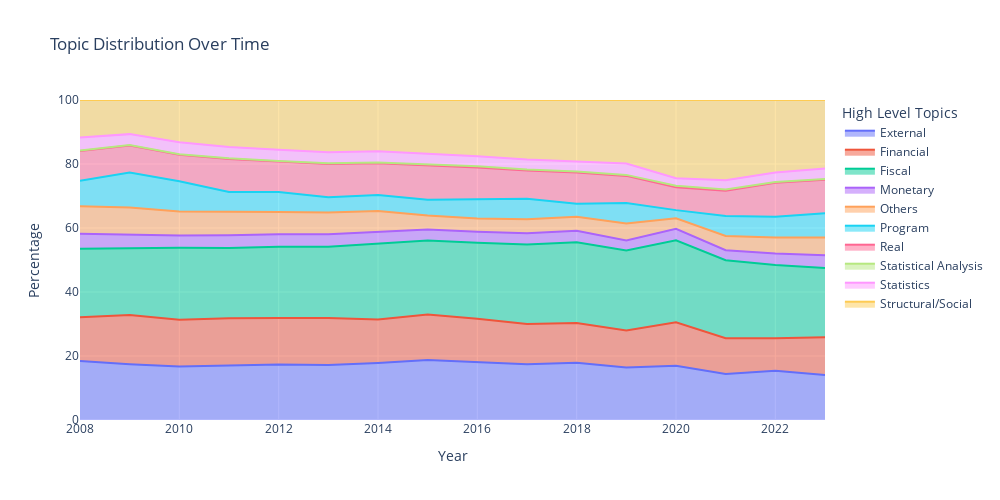

Notebook source saved alongside this figure:
### Code cell
fig = px.area(collapsed_df, 
              x="Year", 
              y="File_Name", 
              color="level_0", 
              line_group="level_0",
              height=500,
              width=1000,
              title='Topic Distribution Over Time',
              )
fig.update_layout(legend=dict(
                            title=dict(
                                text='High Level Topics',
                                font=dict(size=14)  # Optional: set the font size
                            ),),
                        yaxis=dict(
                                    title='Percentage',  # Optional: Set the y-axis title
                                    range=[0, 100]  # Set the y-axis range from 0 to 100
                                ),
    
                    )

fig.show()

### Figure 1 — Plotly figure (JSON) as saved in the notebook; plotly's stock layout.template omitted (floating-point values rounded to 4 significant figures)
{"data": [{"fillpattern": {"shape": ""}, "hovertemplate": "level_0=External<br>Year=%{x}<br>File_Name=%{y}<extra></extra>", "legendgroup": "External", "line": {"color": "#636efa"}, "marker": {"symbol": "circle"}, "mode": "lines", "name": "External", "orientation": "v", "showlegend": true, "stackgroup": "1", "type": "scatter", "x": [2008, 2009, 2010, 2011, 2012, 2013, 2014, 2015, 2016, 2017, 2018, 2019, 2020, 2021, 2022, 2023], "xaxis": "x", "y": [18.4, 17.4, 16.72, 16.94, 17.35, 17.15, 17.8, 18.74, 18.09, 17.4, 17.85, 16.37, 16.98, 14.35, 15.39, 14.09], "yaxis": "y"}, {"fillpattern": {"shape": ""}, "hovertemplate": "level_0=Financial<br>Year=%{x}<br>File_Name=%{y}<extra></extra>", "legendgroup": "Financial", "line": {"color": "#EF553B"}, "marker": {"symbol": "circle"}, "mode": "lines", "name": "Financial", "orientation": "v", "showlegend": true, "stackgroup": "1", "type": "scatter", "x": [2008, 2009, 2010, 2011, 2012, 2013, 2014, 2015, 2016, 2017, 2018, 2019, 2020, 2021, 2022, 2023], "xaxis": "x", "y": [13.74, 15.45, 14.62, 14.89, 14.5, 14.68, 13.6, 14.23, 13.54, 12.58, 12.46, 11.62, 13.57, 11.18, 10.17, 11.77], "yaxis": "y"}, {"fillpattern": {"shape": ""}, "hovertemplate": "level_0=Fiscal<br>Year=%{x}<br>File_Name=%{y}<extra></extra>", "legendgroup": "Fiscal", "line": {"color": "#00cc96"}, "marker": {"symbol": "circle"}, "mode": "lines", "name": "Fiscal", "orientation": "v", "showlegend": true, "stackgroup": "1", "type": "scatter", "x": [2008, 2009, 2010, 2011, 2012, 2013, 2014, 2015, 2016, 2017, 2018, 2019, 2020, 2021, 2022, 2023], "xaxis": "x", "y": [21.34, 20.82, 22.45, 21.91, 22.28, 22.34, 23.62, 23.11, 23.72, 24.86, 25.24, 24.96, 25.61, 24.38, 22.92, 21.62], "yaxis": "y"}, {"fillpattern": {"shape": ""}, "hovertemplate": "level_0=Monetary<br>Year=%{x}<br>File_Name=%{y}<extra></extra>", "legendgroup": "Monetary", "line": {"color": "#ab63fa"}, "marker": {"symbol": "circle"}, "mode": "lines", "name": "Monetary", "orientation": "v", "showlegend": true, "stackgroup": "1", "type": "scatter", "x": [2008, 2009, 2010, 2011, 2012, 2013, 2014, 2015, 2016, 2017, 2018, 2019, 2020, 2021, 2022, 2023], "xaxis": "x", "y": [4.734, 4.314, 3.861, 3.986, 3.954, 3.853, 3.664, 3.431, 3.501, 3.509, 3.595, 3.115, 3.58, 3.172, 3.524, 4.012], "yaxis": "y"}, {"fillpattern": {"shape": ""}, "hovertemplate": "level_0=Others<br>Year=%{x}<br>File_Name=%{y}<extra></extra>", "legendgroup": "Others", "line": {"color": "#FFA15A"}, "marker": {"symbol": "circle"}, "mode": "lines", "name": "Others", "orientation": "v", "showlegend": true, "stackgroup": "1", "type": "scatter", "x": [2008, 2009, 2010, 2011, 2012, 2013, 2014, 2015, 2016, 2017, 2018, 2019, 2020, 2021, 2022, 2023], "xaxis": "x", "y": [8.593, 8.458, 7.536, 7.458, 6.925, 6.824, 6.656, 4.384, 4.14, 4.41, 4.387, 5.313, 3.303, 4.407, 5.026, 5.562], "yaxis": "y"}, {"fillpattern": {"shape": ""}, "hovertemplate": "level_0=Program<br>Year=%{x}<br>File_Name=%{y}<extra></extra>", "legendgroup": "Program", "line": {"color": "#19d3f3"}, "marker": {"symbol": "circle"}, "mode": "lines", "name": "Program", "orientation": "v", "showlegend": true, "stackgroup": "1", "type": "scatter", "x": [2008, 2009, 2010, 2011, 2012, 2013, 2014, 2015, 2016, 2017, 2018, 2019, 2020, 2021, 2022, 2023], "xaxis": "x", "y": [7.949, 10.9, 9.39, 6.049, 6.228, 4.796, 4.951, 4.896, 5.987, 6.357, 4.07, 6.407, 2.536, 6.279, 6.517, 7.546], "yaxis": "y"}, {"fillpattern": {"shape": ""}, "hovertemplate": "level_0=Real<br>Year=%{x}<br>File_Name=%{y}<extra></extra>", "legendgroup": "Real", "line": {"color": "#FF6692"}, "marker": {"symbol": "circle"}, "mode": "lines", "name": "Real", "orientation": "v", "showlegend": true, "stackgroup": "1", "type": "scatter", "x": [2008, 2009, 2010, 2011, 2012, 2013, 2014, 2015, 2016, 2017, 2018, 2019, 2020, 2021, 2022, 2023], "xaxis": "x", "y": [9.266, 8.444, 8.29, 10.34, 9.559, 10.33, 9.984, 10.88, 9.936, 8.868, 9.725, 8.498, 7.117, 7.898, 10.57, 10.43], "yaxis": "y"}, {"fillpattern": {"shape": ""}, "hovertemplate": "level_0=Statistical Analysis<br>Year=%{x}<br>File_Name=%{y}<extra></extra>", "legendgroup": "Statistical Analysis", "line": {"color": "#B6E880"}, "marker": {"symbol": "circle"}, "mode": "lines", "name": "Statistical Analysis", "orientation": "v", "showlegend": true, "stackgroup": "1", "type": "scatter", "x": [2008, 2009, 2010, 2011, 2012, 2013, 2014, 2015, 2016, 2017, 2018, 2019, 2020, 2021, 2022, 2023], "xaxis": "x", "y": [0.1795, 0.1256, 0.1989, 0.1869, 0.1283, 0.2342, 0.2029, 0.2826, 0.3769, 0.3058, 0.3106, 0.3087, 0.5327, 0.3339, 0.285, 0.242], "yaxis": "y"}, {"fillpattern": {"shape": ""}, "hovertemplate": "level_0=Statistics<br>Year=%{x}<br>File_Name=%{y}<extra></extra>", "legendgroup": "Statistics", "line": {"color": "#FF97FF"}, "marker": {"symbol": "circle"}, "mode": "lines", "name": "Statistics", "orientation": "v", "showlegend": true, "stackgroup": "1", "type": "scatter", "x": [2008, 2009, 2010, 2011, 2012, 2013, 2014, 2015, 2016, 2017, 2018, 2019, 2020, 2021, 2022, 2023], "xaxis": "x", "y": [4.046, 3.428, 3.703, 3.559, 3.557, 3.47, 3.531, 3.286, 3.157, 3.101, 3.119, 3.531, 2.323, 2.955, 2.971, 3.286], "yaxis": "y"}, {"fillpattern": {"shape": ""}, "hovertemplate": "level_0=Structural/Social<br>Year=%{x}<br>File_Name=%{y}<extra></extra>", "legendgroup": "Structural/Social", "line": {"color": "#FECB52"}, "marker": {"symbol": "circle"}, "mode": "lines", "name": "Structural/Social", "orientation": "v", "showlegend": true, "stackgroup": "1", "type": "scatter", "x": [2008, 2009, 2010, 2011, 2012, 2013, 2014, 2015, 2016, 2017, 2018, 2019, 2020, 2021, 2022, 2023], "xaxis": "x", "y": [11.75, 10.67, 13.23, 14.68, 15.52, 16.32, 15.99, 16.76, 17.55, 18.61, 19.23, 19.87, 24.44, 25.05, 22.64, 21.43], "yaxis": "y"}], "layout": {"height": 500, "legend": {"title": {"font": {"size": 14}, "text": "High Level Topics"}, "tracegroupgap": 0}, "title": {"text": "Topic Distribution Over Time"}, "width": 1000, "xaxis": {"anchor": "y", "domain": [0, 1], "title": {"text": "Year"}}, "yaxis": {"anchor": "x", "domain": [0, 1], "range": [0, 100], "title": {"text": "Percentage"}}}}
